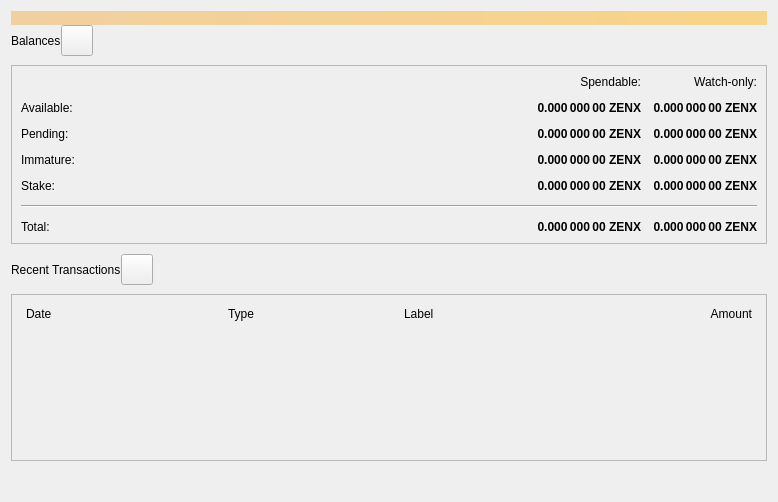
<?xml version="1.0" encoding="UTF-8"?>
<ui version="4.0">
 <class>OverviewPage</class>
 <widget class="QWidget" name="OverviewPage">
  <property name="geometry">
   <rect>
    <x>0</x>
    <y>0</y>
    <width>778</width>
    <height>502</height>
   </rect>
  </property>
  <property name="windowTitle">
   <string>Form</string>
  </property>
  <layout class="QVBoxLayout" name="topLayout">
   <property name="spacing">
    <number>0</number>
   </property>
   <item>
    <widget class="QLabel" name="labelAlerts">
     <property name="visible">
      <bool>false</bool>
     </property>
     <property name="styleSheet">
      <string notr="true">QLabel { background-color: qlineargradient(x1: 0, y1: 0, x2: 1, y2: 0, stop:0 #F0D0A0, stop:1 #F8D488); color:#000000; }</string>
     </property>
     <property name="wordWrap">
      <bool>true</bool>
     </property>
     <property name="margin">
      <number>3</number>
     </property>
     <property name="textInteractionFlags">
      <set>Qt::TextSelectableByMouse</set>
     </property>
    </widget>
   </item>
   <item>
    <layout class="QGridLayout" name="gridLayout_2">
     <item row="0" column="0">
      <layout class="QHBoxLayout" name="horizontalLayout_2">
       <property name="bottomMargin">
        <number>9</number>
       </property>
       <item>
        <widget class="QLabel" name="labelBalances">
         <property name="text">
          <string>Balances</string>
         </property>
        </widget>
       </item>
       <item>
        <widget class="QToolButton" name="labelWalletStatus">
         <property name="enabled">
          <bool>true</bool>
         </property>
         <property name="toolTip">
          <string>The displayed information may be out of date. Your wallet automatically synchronizes with the Zentoshi network after a connection is established, but this process has not completed yet.</string>
         </property>
         <property name="text">
          <string/>
         </property>
         <property name="icon">
          <iconset>
           <normaloff>:/icons/warning</normaloff>
           <disabledoff>:/icons/warning</disabledoff>:/icons/warning</iconset>
         </property>
         <property name="iconSize">
          <size>
           <width>24</width>
           <height>24</height>
          </size>
         </property>
         <property name="flat" stdset="0">
          <bool>false</bool>
         </property>
        </widget>
       </item>
       <item>
        <spacer name="horizontalSpacer">
         <property name="orientation">
          <enum>Qt::Horizontal</enum>
         </property>
         <property name="sizeHint" stdset="0">
          <size>
           <width>40</width>
           <height>20</height>
          </size>
         </property>
        </spacer>
       </item>
      </layout>
     </item>
     <item row="0" column="1">
      <layout class="QHBoxLayout" name="horizontalLayout_4">
       <property name="bottomMargin">
        <number>9</number>
       </property>
      </layout>
     </item>
     <item row="1" column="0">
      <widget class="QFrame" name="frameBalances">
       <property name="frameShape">
        <enum>QFrame::StyledPanel</enum>
       </property>
       <property name="frameShadow">
        <enum>QFrame::Raised</enum>
       </property>
       <layout class="QVBoxLayout" name="verticalLayout_4">
        <item>
         <layout class="QGridLayout" name="gridLayout">
          <property name="spacing">
           <number>12</number>
          </property>
          <item row="2" column="3">
           <widget class="QLabel" name="labelWatchPending">
            <property name="font">
             <font>
              <weight>75</weight>
              <bold>true</bold>
             </font>
            </property>
            <property name="cursor">
             <cursorShape>IBeamCursor</cursorShape>
            </property>
            <property name="toolTip">
             <string>Unconfirmed transactions to watch-only addresses</string>
            </property>
            <property name="text">
             <string notr="true">0.000 000 00 ZENX</string>
            </property>
            <property name="alignment">
             <set>Qt::AlignRight|Qt::AlignTrailing|Qt::AlignVCenter</set>
            </property>
            <property name="textInteractionFlags">
             <set>Qt::LinksAccessibleByMouse|Qt::TextSelectableByKeyboard|Qt::TextSelectableByMouse</set>
            </property>
           </widget>
          </item>
          <item row="2" column="2">
           <widget class="QLabel" name="labelUnconfirmed">
            <property name="font">
             <font>
              <weight>75</weight>
              <bold>true</bold>
             </font>
            </property>
            <property name="cursor">
             <cursorShape>IBeamCursor</cursorShape>
            </property>
            <property name="toolTip">
             <string>Total of transactions that have yet to be confirmed, and do not yet count toward the spendable balance</string>
            </property>
            <property name="text">
             <string notr="true">0.000 000 00 ZENX</string>
            </property>
            <property name="alignment">
             <set>Qt::AlignRight|Qt::AlignTrailing|Qt::AlignVCenter</set>
            </property>
            <property name="textInteractionFlags">
             <set>Qt::LinksAccessibleByMouse|Qt::TextSelectableByKeyboard|Qt::TextSelectableByMouse</set>
            </property>
           </widget>
          </item>
          <item row="3" column="2">
           <widget class="QLabel" name="labelImmature">
            <property name="font">
             <font>
              <weight>75</weight>
              <bold>true</bold>
             </font>
            </property>
            <property name="cursor">
             <cursorShape>IBeamCursor</cursorShape>
            </property>
            <property name="toolTip">
             <string>Mined balance that has not yet matured</string>
            </property>
            <property name="text">
             <string notr="true">0.000 000 00 ZENX</string>
            </property>
            <property name="alignment">
             <set>Qt::AlignRight|Qt::AlignTrailing|Qt::AlignVCenter</set>
            </property>
            <property name="textInteractionFlags">
             <set>Qt::LinksAccessibleByMouse|Qt::TextSelectableByKeyboard|Qt::TextSelectableByMouse</set>
            </property>
           </widget>
          </item>
          <item row="3" column="0">
           <widget class="QLabel" name="labelImmatureText">
            <property name="text">
             <string>Immature:</string>
            </property>
           </widget>
          </item>
          <item row="0" column="3">
           <widget class="QLabel" name="labelWatchonly">
            <property name="text">
             <string>Watch-only:</string>
            </property>
            <property name="alignment">
             <set>Qt::AlignRight|Qt::AlignTrailing|Qt::AlignVCenter</set>
            </property>
           </widget>
          </item>
          <item row="1" column="0">
           <widget class="QLabel" name="labelBalanceText">
            <property name="text">
             <string>Available:</string>
            </property>
           </widget>
          </item>
          <item row="1" column="2">
           <widget class="QLabel" name="labelBalance">
            <property name="font">
             <font>
              <weight>75</weight>
              <bold>true</bold>
             </font>
            </property>
            <property name="cursor">
             <cursorShape>IBeamCursor</cursorShape>
            </property>
            <property name="toolTip">
             <string>Your current spendable balance</string>
            </property>
            <property name="text">
             <string notr="true">0.000 000 00 ZENX</string>
            </property>
            <property name="alignment">
             <set>Qt::AlignRight|Qt::AlignTrailing|Qt::AlignVCenter</set>
            </property>
            <property name="textInteractionFlags">
             <set>Qt::LinksAccessibleByMouse|Qt::TextSelectableByKeyboard|Qt::TextSelectableByMouse</set>
            </property>
           </widget>
          </item>
          <item row="1" column="3">
           <widget class="QLabel" name="labelWatchAvailable">
            <property name="font">
             <font>
              <weight>75</weight>
              <bold>true</bold>
             </font>
            </property>
            <property name="cursor">
             <cursorShape>IBeamCursor</cursorShape>
            </property>
            <property name="toolTip">
             <string>Your current balance in watch-only addresses</string>
            </property>
            <property name="text">
             <string notr="true">0.000 000 00 ZENX</string>
            </property>
            <property name="alignment">
             <set>Qt::AlignRight|Qt::AlignTrailing|Qt::AlignVCenter</set>
            </property>
            <property name="textInteractionFlags">
             <set>Qt::LinksAccessibleByMouse|Qt::TextSelectableByKeyboard|Qt::TextSelectableByMouse</set>
            </property>
           </widget>
          </item>
          <item row="2" column="0">
           <widget class="QLabel" name="labelPendingText">
            <property name="text">
             <string>Pending:</string>
            </property>
           </widget>
          </item>
          <item row="0" column="2">
           <widget class="QLabel" name="labelSpendable">
            <property name="text">
             <string>Spendable:</string>
            </property>
            <property name="alignment">
             <set>Qt::AlignRight|Qt::AlignTrailing|Qt::AlignVCenter</set>
            </property>
           </widget>
          </item>
          <item row="4" column="0">
           <widget class="QLabel" name="labelStakedText">
            <property name="text">
             <string>Stake:</string>
            </property>
           </widget>
          </item>
          <item row="4" column="2">
           <widget class="QLabel" name="labelStaked">
            <property name="font">
             <font>
              <weight>75</weight>
              <bold>true</bold>
             </font>
            </property>
            <property name="text">
             <string>0.000 000 00 ZENX</string>
            </property>
            <property name="alignment">
             <set>Qt::AlignRight|Qt::AlignTrailing|Qt::AlignVCenter</set>
            </property>
            <property name="textInteractionFlags">
             <set>Qt::LinksAccessibleByMouse|Qt::TextSelectableByKeyboard|Qt::TextSelectableByMouse</set>
            </property>
           </widget>
          </item>
          <item row="4" column="3">
           <widget class="QLabel" name="labelWatchStaked">
            <property name="font">
             <font>
              <weight>75</weight>
              <bold>true</bold>
             </font>
            </property>
            <property name="text">
             <string>0.000 000 00 ZENX</string>
            </property>
            <property name="alignment">
             <set>Qt::AlignRight|Qt::AlignTrailing|Qt::AlignVCenter</set>
            </property>
            <property name="textInteractionFlags">
             <set>Qt::LinksAccessibleByMouse|Qt::TextSelectableByKeyboard|Qt::TextSelectableByMouse</set>
            </property>
           </widget>
          </item>
          <item row="3" column="3">
           <widget class="QLabel" name="labelWatchImmature">
            <property name="font">
             <font>
              <weight>75</weight>
              <bold>true</bold>
             </font>
            </property>
            <property name="cursor">
             <cursorShape>IBeamCursor</cursorShape>
            </property>
            <property name="toolTip">
             <string>Mined balance in watch-only addresses that has not yet matured</string>
            </property>
            <property name="text">
             <string notr="true">0.000 000 00 ZENX</string>
            </property>
            <property name="alignment">
             <set>Qt::AlignRight|Qt::AlignTrailing|Qt::AlignVCenter</set>
            </property>
            <property name="textInteractionFlags">
             <set>Qt::LinksAccessibleByMouse|Qt::TextSelectableByKeyboard|Qt::TextSelectableByMouse</set>
            </property>
           </widget>
          </item>
          <item row="7" column="3">
           <widget class="QLabel" name="labelWatchTotal">
            <property name="font">
             <font>
              <weight>75</weight>
              <bold>true</bold>
             </font>
            </property>
            <property name="cursor">
             <cursorShape>IBeamCursor</cursorShape>
            </property>
            <property name="toolTip">
             <string>Current total balance in watch-only addresses</string>
            </property>
            <property name="text">
             <string notr="true">0.000 000 00 ZENX</string>
            </property>
            <property name="alignment">
             <set>Qt::AlignRight|Qt::AlignTrailing|Qt::AlignVCenter</set>
            </property>
            <property name="textInteractionFlags">
             <set>Qt::LinksAccessibleByMouse|Qt::TextSelectableByKeyboard|Qt::TextSelectableByMouse</set>
            </property>
           </widget>
          </item>
          <item row="5" column="0" colspan="4">
           <spacer name="verticalSpacer">
            <property name="orientation">
             <enum>Qt::Vertical</enum>
            </property>
            <property name="sizeHint" stdset="0">
             <size>
              <width>20</width>
              <height>40</height>
             </size>
            </property>
           </spacer>
          </item>
          <item row="7" column="2">
           <widget class="QLabel" name="labelTotal">
            <property name="font">
             <font>
              <weight>75</weight>
              <bold>true</bold>
             </font>
            </property>
            <property name="cursor">
             <cursorShape>IBeamCursor</cursorShape>
            </property>
            <property name="toolTip">
             <string>Your current total balance</string>
            </property>
            <property name="text">
             <string notr="true">0.000 000 00 ZENX</string>
            </property>
            <property name="alignment">
             <set>Qt::AlignRight|Qt::AlignTrailing|Qt::AlignVCenter</set>
            </property>
            <property name="textInteractionFlags">
             <set>Qt::LinksAccessibleByMouse|Qt::TextSelectableByKeyboard|Qt::TextSelectableByMouse</set>
            </property>
           </widget>
          </item>
          <item row="0" column="1" rowspan="5">
           <spacer name="horizontalSpacer_5">
            <property name="orientation">
             <enum>Qt::Horizontal</enum>
            </property>
            <property name="sizeHint" stdset="0">
             <size>
              <width>40</width>
              <height>20</height>
             </size>
            </property>
           </spacer>
          </item>
          <item row="7" column="0">
           <widget class="QLabel" name="labelTotalText">
            <property name="text">
             <string>Total:        </string>
            </property>
           </widget>
          </item>
          <item row="6" column="0" colspan="4">
           <widget class="Line" name="hLine">
            <property name="orientation">
             <enum>Qt::Horizontal</enum>
            </property>
           </widget>
          </item>
         </layout>
        </item>
       </layout>
      </widget>
     </item>
    </layout>
   </item>
   <item>
    <spacer name="verticalSpacer_4">
     <property name="orientation">
      <enum>Qt::Vertical</enum>
     </property>
     <property name="sizeType">
      <enum>QSizePolicy::Fixed</enum>
     </property>
     <property name="sizeHint" stdset="0">
      <size>
       <width>20</width>
       <height>10</height>
      </size>
     </property>
    </spacer>
   </item>
   <item>
    <layout class="QHBoxLayout" name="horizontalLayout_6">
     <property name="bottomMargin">
      <number>9</number>
     </property>
     <item>
      <widget class="QLabel" name="labelRecentTransactions">
       <property name="text">
        <string>Recent Transactions</string>
       </property>
      </widget>
     </item>
     <item>
      <widget class="QToolButton" name="labelTransactionsStatus">
       <property name="enabled">
        <bool>true</bool>
       </property>
       <property name="toolTip">
        <string>The displayed information may be out of date. Your wallet automatically synchronizes with the Zentoshi network after a connection is established, but this process has not completed yet.</string>
       </property>
       <property name="text">
        <string/>
       </property>
       <property name="icon">
        <iconset>
         <normaloff>:/icons/warning</normaloff>
         <disabledoff>:/icons/warning</disabledoff>:/icons/warning</iconset>
       </property>
       <property name="iconSize">
        <size>
         <width>24</width>
         <height>24</height>
        </size>
       </property>
       <property name="flat" stdset="0">
        <bool>false</bool>
       </property>
      </widget>
     </item>
     <item>
      <spacer name="horizontalSpacer_3">
       <property name="orientation">
        <enum>Qt::Horizontal</enum>
       </property>
       <property name="sizeHint" stdset="0">
        <size>
         <width>40</width>
         <height>20</height>
        </size>
       </property>
      </spacer>
     </item>
    </layout>
   </item>
   <item>
    <layout class="QVBoxLayout" name="verticalLayout_3">
     <item>
      <widget class="QFrame" name="frameRecentTransactions">
       <property name="frameShape">
        <enum>QFrame::StyledPanel</enum>
       </property>
       <property name="frameShadow">
        <enum>QFrame::Raised</enum>
       </property>
       <layout class="QVBoxLayout" name="verticalLayout_8">
        <item>
         <layout class="QHBoxLayout" name="horizontalLayout_3">
          <property name="spacing">
           <number>5</number>
          </property>
          <property name="leftMargin">
           <number>5</number>
          </property>
          <property name="rightMargin">
           <number>5</number>
          </property>
          <item>
           <widget class="QLabel" name="labelDate">
            <property name="text">
             <string>Date</string>
            </property>
           </widget>
          </item>
          <item>
           <spacer name="horizontalSpacer_2">
            <property name="orientation">
             <enum>Qt::Horizontal</enum>
            </property>
            <property name="sizeType">
             <enum>QSizePolicy::Fixed</enum>
            </property>
            <property name="sizeHint" stdset="0">
             <size>
              <width>25</width>
              <height>20</height>
             </size>
            </property>
           </spacer>
          </item>
          <item>
           <widget class="QLabel" name="labelType">
            <property name="text">
             <string>Type</string>
            </property>
           </widget>
          </item>
          <item>
           <widget class="QLabel" name="labelAddress">
            <property name="text">
             <string>Label</string>
            </property>
           </widget>
          </item>
          <item>
           <widget class="QLabel" name="labelAmount">
            <property name="text">
             <string>Amount</string>
            </property>
            <property name="alignment">
             <set>Qt::AlignRight|Qt::AlignTrailing|Qt::AlignVCenter</set>
            </property>
           </widget>
          </item>
         </layout>
        </item>
        <item>
         <widget class="QListView" name="listTransactions">
          <property name="styleSheet">
           <string notr="true">QListView { background: transparent; }</string>
          </property>
          <property name="frameShape">
           <enum>QFrame::NoFrame</enum>
          </property>
          <property name="verticalScrollBarPolicy">
           <enum>Qt::ScrollBarAlwaysOff</enum>
          </property>
          <property name="horizontalScrollBarPolicy">
           <enum>Qt::ScrollBarAlwaysOff</enum>
          </property>
         </widget>
        </item>
       </layout>
      </widget>
     </item>
     <item>
      <layout class="QHBoxLayout" name="horizontalLayout">
       <property name="topMargin">
        <number>5</number>
       </property>
       <property name="bottomMargin">
        <number>5</number>
       </property>
       <item>
        <spacer name="horizontalSpacer_6">
         <property name="orientation">
          <enum>Qt::Horizontal</enum>
         </property>
         <property name="sizeHint" stdset="0">
          <size>
           <width>40</width>
           <height>20</height>
          </size>
         </property>
        </spacer>
       </item>
      </layout>
     </item>
    </layout>
   </item>
  </layout>
 </widget>
 <resources/>
 <connections/>
</ui>
